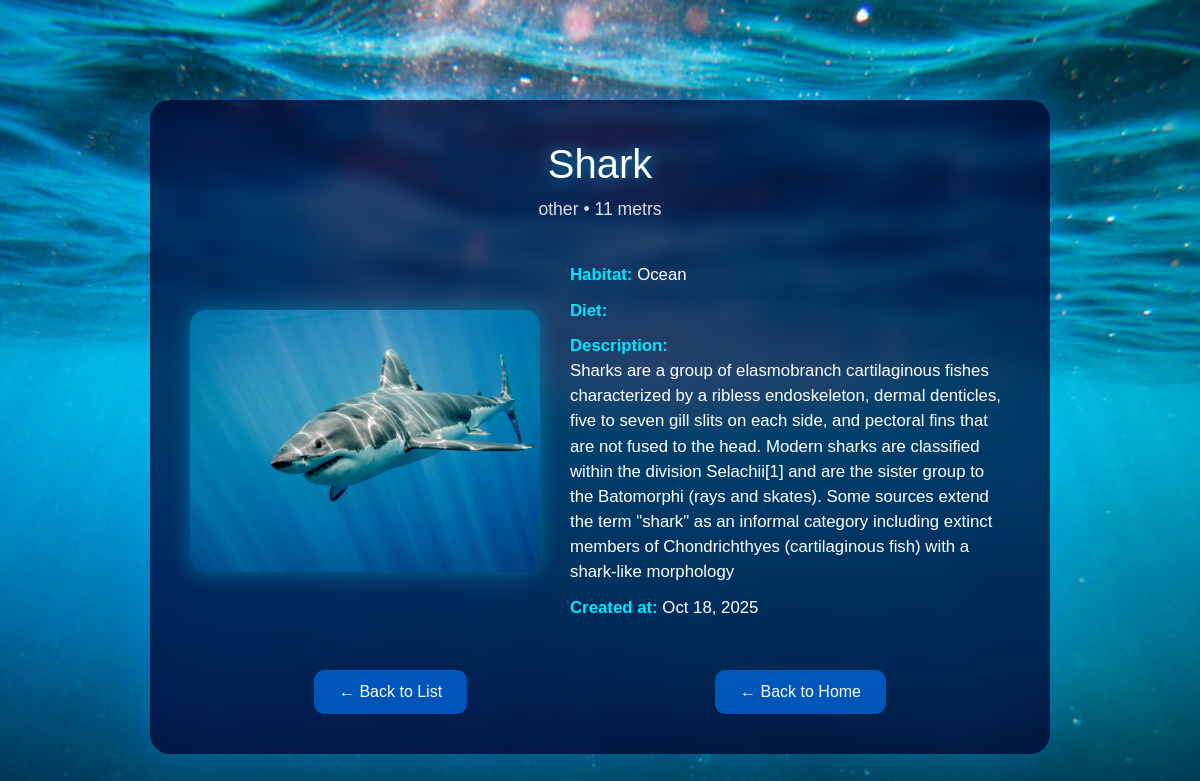
Screenshot of /animal/4/ with the database file from the repository.
### home/models.py (models this page shows, shortened)
class Animals(models.Model):
    CATEGORY_CHOICES = [
        ('predator', 'Predator'),     # Vahshiy, yirtqich dengiz hayvonlari (masalan, akulalar)
        ('herbivore', 'Herbivore'),   # Suv o‘tlari bilan oziqlanadiganlar
        ('omnivore', 'Omnivore'),     # Ham o‘t, ham go‘sht bilan oziqlanadiganlar
        ('other', 'Other'),           # Boshqa turlar
    ]
    name = models.CharField(max_length=255)
    description = models.TextField()
    img = models.ImageField(upload_to='animals/')
    category = models.CharField(max_length=255,choices=CATEGORY_CHOICES, default='other')
    habitat = models.CharField(max_length=255)
    size = models.CharField(max_length=255)
    lifespan = models.CharField(max_length=255)
    interesting_fact = models.CharField(max_length=255, blank=True, null=True)
    created_at = models.DateTimeField(auto_now_add=True)
    updated_at = models.DateTimeField(auto_now=True)
    class Meta:
        ordering = ['category', 'name']
        verbose_name = "Marine Animal"
        verbose_name_plural = "Marine Animals"

### home/views.py (the view)
# urls.py: path('animal/<int:pk>/', views.animal_detail, name='animal_detail'),
def animal_detail(request, pk):
    animal = Animals.objects.get(pk=pk)
    return render(request, 'animal_detail.html', {'animal': animal})

### templates/animal_detail.html (shortened to what this page needs)
{% load static %}
<!DOCTYPE html>
<html lang="en">
<head>
    <link href="https://cdn.jsdelivr.net/npm/bootstrap@5.3.3/dist/css/bootstrap.min.css" rel="stylesheet">
</head>
<body>
    <div class="detail-container">
        <div class="animal-header">
            <h1>{{ animal.name }}</h1>
            <p>{{ animal.category }} • {{ animal.size }}</p>
        </div>
        <div class="animal-info">
            {% if animal.img %}
                <img src="{{ animal.img.url }}" alt="{{ animal.name }}">
            {% else %}
                <img src="{% static 'animals/placeholder.jpg' %}" alt="No image available">
            {% endif %}
            <div class="animal-details">
                <p><span>Habitat:</span> {{ animal.habitat }}</p>
                <p><span>Diet:</span> {{ animal.diet }}</p>
                <p><span>Description:</span><br> {{ animal.description }}</p>
                <p><span>Created at:</span> {{ animal.created_at|date:"M d, Y" }}</p>
            </div>
        </div>
        <div class="back-btn d-flex justify-content-around align-items-center">
            <a href="{% url 'animal_list' %}" class="btn-back">← Back to List</a>
            <a href="{% url 'home' %}" class="btn-back">← Back to Home</a>
        </div>
    </div>
</body>
</html>

### rows the page displays
Animals: name "Shark", category "other", size "11 metrs", img (picture), habitat "Ocean", description "Sharks are a group of elasmobranch cartilaginous fishes characterized by a ribless endoskeleton, dermal denticles, five to seven gill slits on each side, and pectoral fins that are not fused to the head. Modern sharks are classified within the division Selachii[1] and are the sister group to the Batomorphi (rays and skates). Some sources extend the term \"shark\" as an informal category including extinct members of Chondrichthyes (cartilaginous fish) with a shark-like morphology", created_at "Oct 18, 2025"
